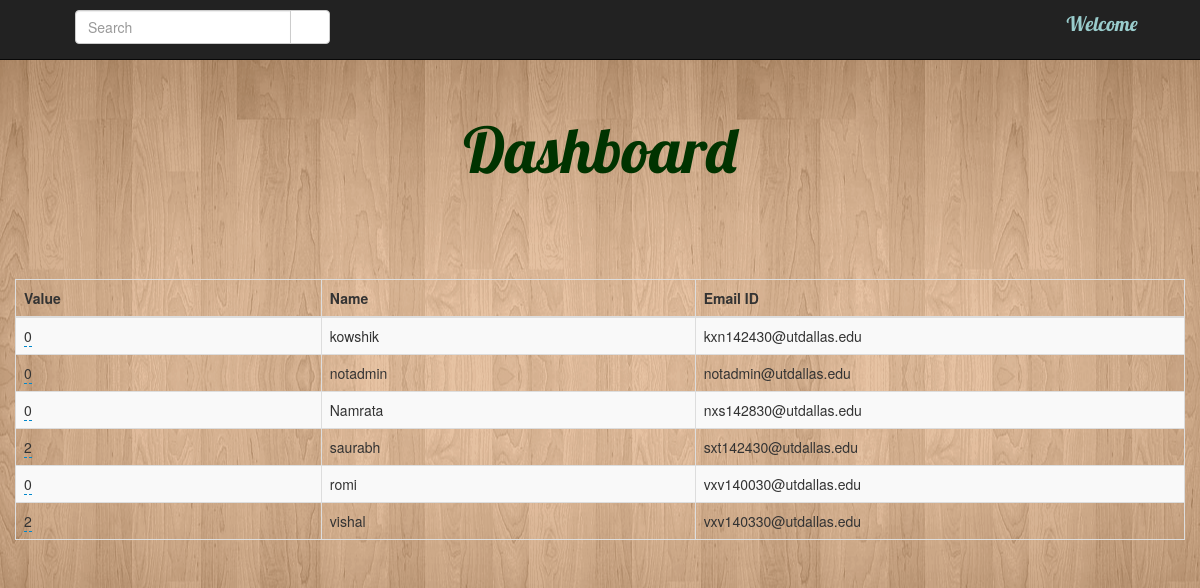
/eventsoncampus/userprivilz.php, run on the app's committed database.
### tables this page shows
CREATE TABLE IF NOT EXISTS `users` (
  `name` varchar(20) NOT NULL,
  `emailid` varchar(22) NOT NULL,
  `password` varchar(8) NOT NULL,
  `value` int(1) NOT NULL,
  PRIMARY KEY (`emailid`)
);

### eventsoncampus/userprivilz.php (the view, shortened to what this page needs)
<?php
$servername = "localhost";
$username = "root";
$password = "";
$dbname = "eoc";
$conn = new mysqli($servername, $username, $password, $dbname);
?>
<!DOCTYPE html>
<html>
<head>
      <link href="../eventsoncampus/css/bootstrap.min.css" rel="stylesheet">
        <link href="http://netdna.bootstrapcdn.com/bootstrap/3.0.0/css/bootstrap-glyphicons.css" rel="stylesheet">
        <link href="//netdna.bootstrapcdn.com/bootstrap/3.0.0/css/bootstrap-glyphicons.css" rel="stylesheet">
        <link href="../eventsoncampus/css/styles.css" rel="stylesheet">
    <link href="../eventsoncampus/css/custom.css" rel="stylesheet" type="text/css">
</head>
<body>
<nav role="navigation" class="navbar navbar-fixed-top navbar-inverse">
  <div class="container">
    <div class="navbar-brand">
    <a href="index.php" class="glyphicon glyphicon-home" style="color:#9CC; font-size:30px; text-decoration:none"></a>
    </div>
      <div class="col-sm-3 col-md-3" style="text-align:center; display:inline-block">
            <form class="navbar-nav" role="search" action="searchres.php">
                <div class="input-group">
                    <input type="text" class="form-control" placeholder="Search" name="searchevents">
                    <div class="input-group-btn">
                        <button class="btn btn-default" type="submit"><i class="glyphicon glyphicon-search"></i></button>
                    </div>
                </div>
            </form>
        </div>
      &nbsp; &nbsp; <a href="settings.php" class="glyphicon glyphicon-cog" style="color:#9CC; font-size:30px; text-decoration:none; display:inline-block;float:left"></a>
      <div class="nav navbar-nav navbar-right" style="float:right" >
 		<p style="color:#9CC; font-family:Lobster; font-size:20px">Welcome <?php echo $_SESSION["global_user_name"] ?>
      &nbsp; &nbsp;<a href="logout.php" class="glyphicon glyphicon-log-out" style="color:#9CC; font-size:30px; text-decoration:none; display:inline-block; float:right"></a>
      </p>
      </div>
    </nav>
    <div class="container">
    <br/><br>
      <div class="jumbotron" style="background-color:transparent">
<center>          <h1 style="font-family:Lobster; font-size:900; color:#030">Dashboard</h1> </center>
          </div>
</div>
    <div class="container">
                <div class="row">
                    <table class= "table table-striped table-bordered table-hover" >
                        <thead>
                            <tr>
                                <th colspan="1" rowspan="1" style="width: 180px;" tabindex="0">Value</th>
                                <th colspan="1" rowspan="1" style="width: 220px;" tabindex="0">Name</th>
                                <th colspan="1" rowspan="1" style="width: 288px;" tabindex="0">Email ID</th>
                            </tr>
                        </thead>
                        <tbody>
                        <?php
						$sql = "SELECT * FROM users where value = 0 or value = 2";
$result = $conn->query($sql);
if ($result->num_rows > 0) {
    while($row = $result->fetch_assoc())
						{
							echo'<tr>
                                <td><span class= "xedit" id="'.$row['emailid'].'">'.$row['value'].'</span></td>
                                <td>'.$row['name'].'</td>
                                <td>'.$row['emailid'].'</td>
                            </tr>';
						} }
						?>
                        </tbody>
                    </table>
        </div>
    </div>
</body>
</html>

### eventsoncampus/css/custom.css (style rules this page uses)
.editable-click, a.editable-click, a.editable-click:hover { text-decoration: none; border-bottom: dashed 1px #0088cc; }

### eventsoncampus/userprivilz.php (style rules this page uses)
body { background:url(images/gabround.jpeg) repeat center center fixed; }

### data on the page
users: value "0", name "kowshik", emailid "kxn142430@utdallas.edu"
users: value "0", name "notadmin", emailid "notadmin@utdallas.edu"
users: value "0", name "Namrata", emailid "nxs142830@utdallas.edu"
users: value "2", name "saurabh", emailid "sxt142430@utdallas.edu"
users: value "0", name "romi", emailid "vxv140030@utdallas.edu"
users: value "2", name "vishal", emailid "vxv140330@utdallas.edu"
